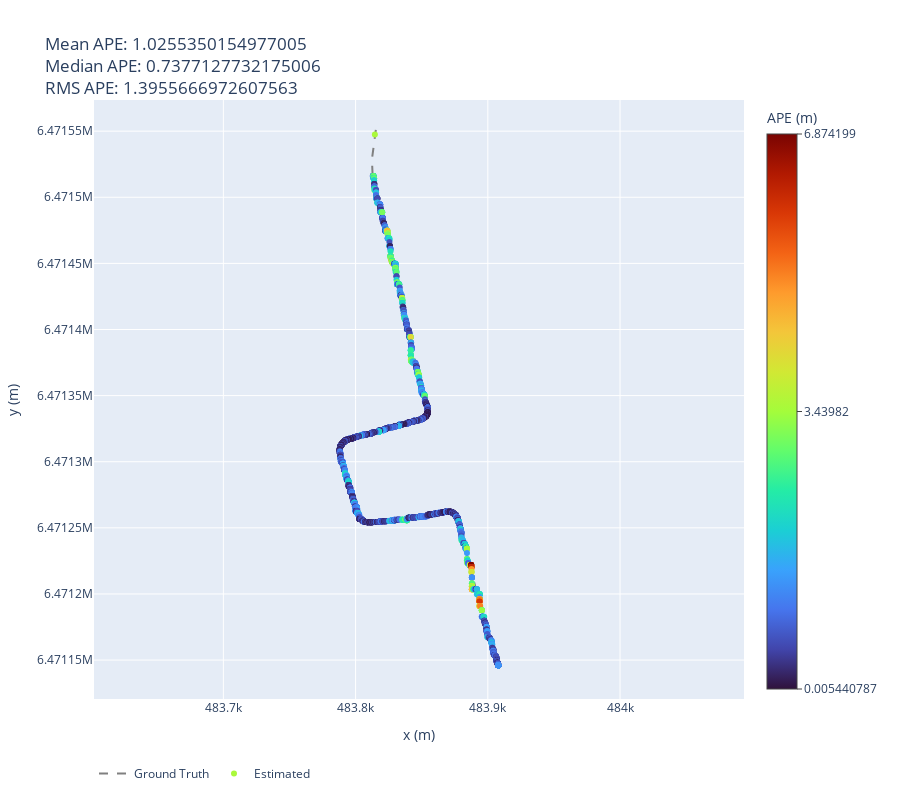

The cell this chart's notebook holds for it:
### Code cell
trajs = {
    "fitted_slam": (
        to_tum(
            processor.orbslam.mapping._trajectory_tum,
            processor.orbslam.mapping.trajectory_fitted_utm,
        ),
        to_tum(
            processor.orbslam.mapping._trajectory_tum_gt_wgs,
            processor.orbslam.mapping.trajectory_gt_utm,
        ),
    ),
    "fitted_loc_0": (
        to_tum(
            processor.orbslam.localization[0]._trajectory_tum,
            processor.orbslam.localization[0].trajectory_fitted_utm,
        ),
        to_tum(
            processor.orbslam.localization[0]._trajectory_tum_gt_wgs,
            processor.orbslam.localization[0].trajectory_gt_utm,
        ),
    ),
    # 'fitted_loc_1':(to_tum(processor.orbslam.localization[1]._trajectory_tum, processor.orbslam.localization[1].trajectory_fitted_utm), to_tum(processor.orbslam.localization[1]._trajectory_tum_gt_wgs, processor.orbslam.localization[1].trajectory_gt_utm)),
    # "fitted_loc_2": (
    #     to_tum(
    #         processor.orbslam.localization[2]._trajectory_tum,
    #         processor.orbslam.localization[2].trajectory_fitted_utm,
    #     ),
    #     to_tum(
    #         processor.orbslam.localization[2]._trajectory_tum_gt_wgs,
    #         processor.orbslam.localization[2].trajectory_gt_utm,
    #     ),
    # ),
    # 'fitted_loc_3':(to_tum(processor.orbslam.localization[3]._trajectory_tum, processor.orbslam.localization[3].trajectory_fitted_utm), to_tum(processor.orbslam.localization[3]._trajectory_tum_gt_wgs, processor.orbslam.localization[3].trajectory_gt_utm)),
}

# name = 'fitted_slam'
name = "fitted_loc_0"
# name = "fitted_loc_1"
# name = "fitted_loc_2"
# name = 'fitted_loc_3'

print(trajs[name][0].shape)

ape_fig = create_ape_fig(*trajs[name])
ape_fig.show()

### Figure 1 — Plotly figure (JSON) as saved in the notebook; plotly's stock layout.template omitted (floating-point values rounded to 4 significant figures; data arrays with more than 128 entries replaced by an {"elided": "..."} marker saying what was removed)
{"data": [{"line": {"color": "gray", "dash": "dash"}, "name": "Ground Truth", "type": "scatter", "x": {"elided": "3013 float values"}, "y": {"elided": "3013 float values"}}, {"marker": {"color": {"elided": "2926 float values"}, "colorbar": {"tickmode": "array", "ticks": "outside", "tickvals": [0.005441, 3.44, 6.874], "title": {"side": "top", "text": "APE (m)"}}, "colorscale": [[0, "#30123b"], [0.07143, "#4145ab"], [0.1429, "#4675ed"], [0.2143, "#39a2fc"], [0.2857, "#1bcfd4"], [0.3571, "#24eca6"], [0.4286, "#61fc6c"], [0.5, "#a4fc3b"], [0.5714, "#d1e834"], [0.6429, "#f3c63a"], [0.7143, "#fe9b2d"], [0.7857, "#f36315"], [0.8571, "#d93806"], [0.9286, "#b11901"], [1, "#7a0402"]], "showscale": true}, "mode": "markers", "name": "Estimated", "type": "scatter", "x": {"elided": "2926 float values"}, "y": {"elided": "2926 float values"}}], "layout": {"height": 800, "legend": {"orientation": "h"}, "title": {"text": "Mean APE: 1.0255350154977005<br>Median APE: 0.7377127732175006<br>RMS APE: 1.3955666972607563"}, "xaxis": {"title": {"text": "x (m)"}}, "yaxis": {"scaleanchor": "x", "scaleratio": 1, "title": {"text": "y (m)"}}}}
